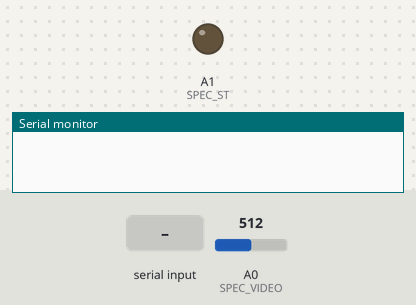
Recording of a sketch running on a simulated Arduino Uno, built with avr-gcc and run on an emulated ATmega328P. On the bench: output pins drawn as LEDs (lit = HIGH), the last lines printed to the serial monitor. The inputs (shaded band) are chosen by the test bench; at power-on: A0 (SPEC_VIDEO) = 512. Pins used as bus, display or sensor lines are not drawn.

Above: at 1.2 s.
1.3 s: "1" received over Serial
At 3.3 s:
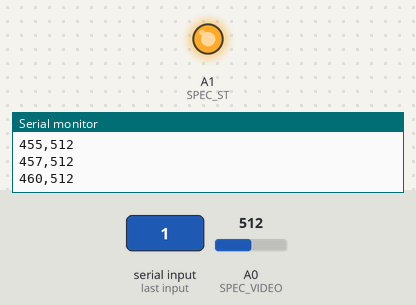
4.2 s: "2" received over Serial
At 6.64 s:
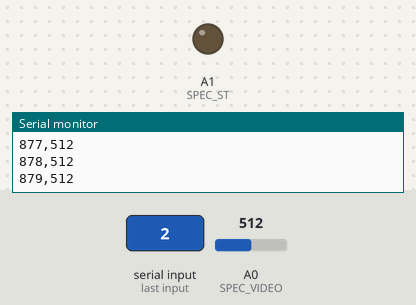
Timing chart, 0 to 8.3 s (numbered marks = the images above; inputs shaded):
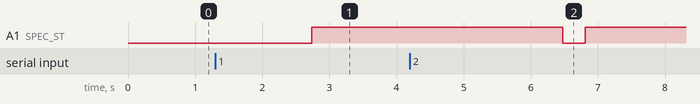

Measured:
- after the input at 1.3 s, A1 (SPEC_ST): LOW → HIGH after 1.4 s
- after the input at 4.2 s, A1 (SPEC_ST): HIGH → LOW after 2.3 s, → HIGH 0.34 s later

The sketch:

SensorEspectofotometroSimpleIntensidad.ino
```cpp
#include <math.h>
#include <SoftwareSerial.h>

/*
 * Macro Definitions
 */
#define SPEC_ST A1     //A1
#define SPEC_CLK A2    //A2
#define SPEC_VIDEO A0  //A0

#define SPEC_CHANNELS 288  // New Spec Channel
uint16_t data[SPEC_CHANNELS];
uint16_t wavelength[SPEC_CHANNELS];

SoftwareSerial mySerial(10, 11); //(// RX, TX)

String reading = "";
char param='0';

void setup() {

  //Set desired pins to OUTPUT
  pinMode(SPEC_CLK, OUTPUT);
  pinMode(SPEC_ST, OUTPUT);

  digitalWrite(SPEC_CLK, HIGH);  // Set SPEC_CLK High
  digitalWrite(SPEC_ST, LOW);    // Set SPEC_ST Low
  Serial.begin(9600);  // Baud Rate set to 115200
}

/*
 * This functions reads spectrometer data from SPEC_VIDEO
 * Look at the Timing Chart in the Datasheet for more info
 */
void readSpectrometer() {

  int delayTime = 1;  // delay time

  // Start clock cycle and set start pulse to signal start
  digitalWrite(SPEC_CLK, LOW);
  delayMicroseconds(delayTime);
  digitalWrite(SPEC_CLK, HIGH);
  delayMicroseconds(delayTime);
  digitalWrite(SPEC_CLK, LOW);
  digitalWrite(SPEC_ST, HIGH);
  delayMicroseconds(delayTime);

  //Sample for a period of time
  for (int i = 0; i < 15; i++) {

    digitalWrite(SPEC_CLK, HIGH);
    delayMicroseconds(delayTime);
    digitalWrite(SPEC_CLK, LOW);
    delayMicroseconds(delayTime);
  }

  //Set SPEC_ST to low
  digitalWrite(SPEC_ST, LOW);

  //Sample for a period of time
  for (int i = 0; i < 85; i++) {

    digitalWrite(SPEC_CLK, HIGH);
    delayMicroseconds(delayTime);
    digitalWrite(SPEC_CLK, LOW);
    delayMicroseconds(delayTime);
  }

  //One more clock pulse before the actual read
  digitalWrite(SPEC_CLK, HIGH);
  delayMicroseconds(delayTime);
  digitalWrite(SPEC_CLK, LOW);
  delayMicroseconds(delayTime);

  //Read from SPEC_VIDEO
  for (int i = 0; i < SPEC_CHANNELS; i++) {

    data[i] = abs(analogRead(SPEC_VIDEO) - 1024);
    wavelength[i] = 3.059651344 * pow(10, 2) + 2.716298429 * i - 1.284751120 * pow(10, -3) * pow(i, 2) - 6.672071166 * pow(10, -6) * pow(i, 3) + 5.557539172 * pow(10, -9) * pow(i, 4) + 1.015634508 * pow(10, -11) * pow(i, 5);
    digitalWrite(SPEC_CLK, HIGH);
    delayMicroseconds(delayTime);
    digitalWrite(SPEC_CLK, LOW);
    delayMicroseconds(delayTime);
  }

  //Set SPEC_ST to high
  digitalWrite(SPEC_ST, HIGH);

  //Sample for a small amount of time
  for (int i = 0; i < 7; i++) {

    digitalWrite(SPEC_CLK, HIGH);
    delayMicroseconds(delayTime);
    digitalWrite(SPEC_CLK, LOW);
    delayMicroseconds(delayTime);
  }

  digitalWrite(SPEC_CLK, HIGH);
  delayMicroseconds(delayTime);

  for (int i = 0; i < SPEC_CHANNELS; i++) {
    Serial.print(wavelength[i]);
    Serial.print(",");
    Serial.println(data[i]);
  }
}

/*
 * The function below prints out data to the terminal or
 * processing plot
 */
void printData() {


}

void loop() {

  if (mySerial.available() > 0 || Serial.available() > 0) {
    if (mySerial.available() > 0) {
      {
        reading = mySerial.readString();

        if (reading.length() > 1) { param = '6'; }
        //Read the incoming data and store it into variable data
        else {
          param = reading[0];
        }
      }
    }

    else if (Serial.available() > 0) {

      reading = Serial.readString();
      param = reading[0];
    }

    switch (param) {

      case '1':
        delay(100);
        readSpectrometer();
        //printData();
        delay(10);
        break;

      case '2':
        delay(100);
        readSpectrometer();
        //printData();
        delay(10);
        break;

      default:
        break;
    }
   }
  }
```
